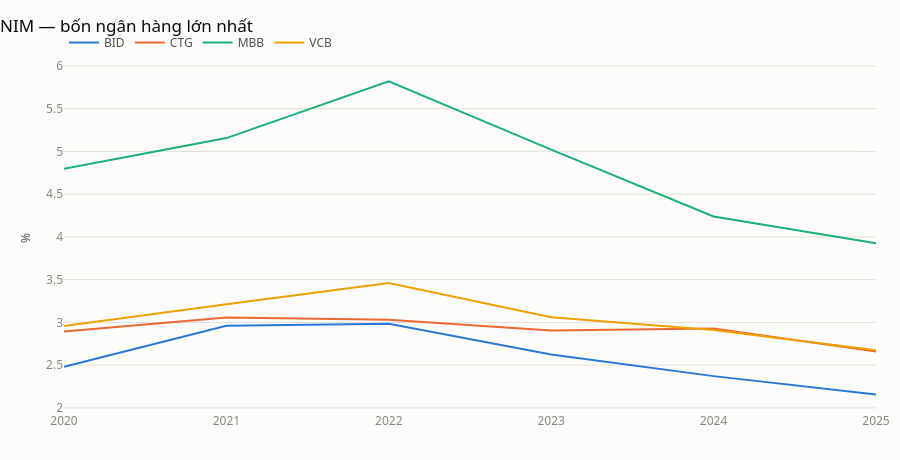
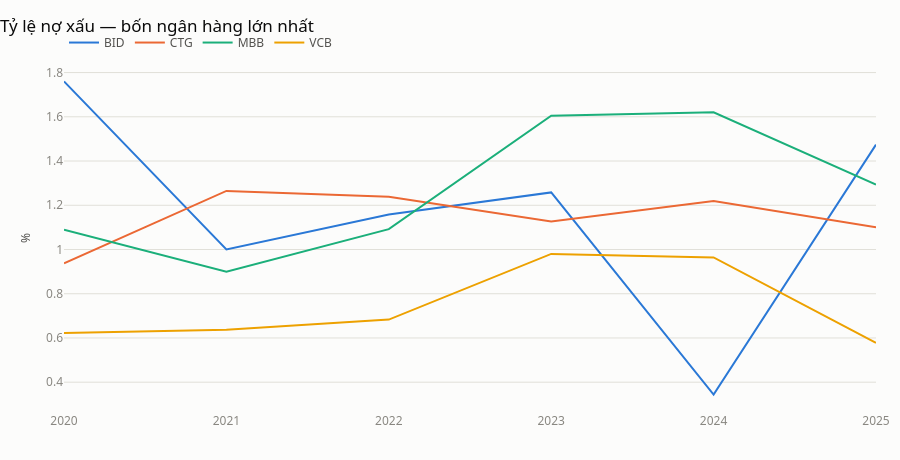
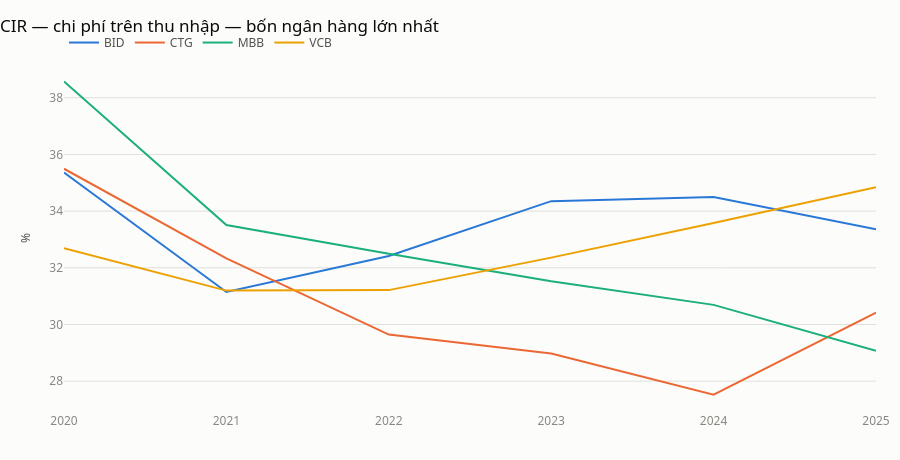

Notebook cell for these charts, in order:
### Markdown cell above
## 8 · Diễn biến theo thời gian

Một lát cắt một năm không cho biết ngân hàng đang cải thiện hay xấu đi. Bốn
ngân hàng lớn nhất theo tổng tài sản, năm năm:

### Code cell
LON_NHAT = nh.nlargest(4, "total_assets").index.tolist()
print(f"Bốn ngân hàng lớn nhất theo tổng tài sản: {LON_NHAT}")

lich_su = client.financials.indicators(
    LON_NHAT, codes=["nim", "npl_ratio", "cir", "roe"], period="annual", start_year=NAM - 5
)

for ma_ct, nhan, don_vi in [
    ("nim", "NIM", "%"),
    ("npl_ratio", "Tỷ lệ nợ xấu", "%"),
    ("cir", "CIR — chi phí trên thu nhập", "%"),
]:
    d = lich_su[lich_su["code"] == ma_ct].assign(pct=lambda x: x["value"] * 100)
    fig = duong(
        d,
        x="year",
        y="pct",
        theo="symbol",
        tieu_de=f"{nhan} — bốn ngân hàng lớn nhất",
        nhan_y=don_vi,
    )
    fig.show()

### Figure 1 — Plotly figure (JSON) as saved in the notebook; plotly's stock layout.template omitted (floating-point values rounded to 4 significant figures)
{"data": [{"hovertemplate": "%{y:,.2f}<extra>%{fullData.name}</extra>", "line": {"color": "#2a78d6", "width": 2}, "mode": "lines", "name": "BID", "type": "scatter", "x": [2025, 2024, 2023, 2022, 2021, 2020], "y": [2.156, 2.372, 2.626, 2.983, 2.961, 2.481]}, {"hovertemplate": "%{y:,.2f}<extra>%{fullData.name}</extra>", "line": {"color": "#eb6834", "width": 2}, "mode": "lines", "name": "CTG", "type": "scatter", "x": [2025, 2024, 2023, 2022, 2021, 2020], "y": [2.661, 2.93, 2.906, 3.032, 3.058, 2.894]}, {"hovertemplate": "%{y:,.2f}<extra>%{fullData.name}</extra>", "line": {"color": "#1baf7a", "width": 2}, "mode": "lines", "name": "MBB", "type": "scatter", "x": [2025, 2024, 2023, 2022, 2021, 2020], "y": [3.926, 4.239, 5.021, 5.818, 5.155, 4.796]}, {"hovertemplate": "%{y:,.2f}<extra>%{fullData.name}</extra>", "line": {"color": "#eda100", "width": 2}, "mode": "lines", "name": "VCB", "type": "scatter", "x": [2025, 2024, 2023, 2022, 2021, 2020], "y": [2.674, 2.911, 3.06, 3.461, 3.212, 2.957]}], "layout": {"height": 460, "hovermode": "x unified", "showlegend": true, "title": {"text": "NIM — bốn ngân hàng lớn nhất"}, "yaxis": {"title": {"text": "%"}}}}

### Figure 2 — Plotly figure (JSON) as saved in the notebook; plotly's stock layout.template omitted (floating-point values rounded to 4 significant figures)
{"data": [{"hovertemplate": "%{y:,.2f}<extra>%{fullData.name}</extra>", "line": {"color": "#2a78d6", "width": 2}, "mode": "lines", "name": "BID", "type": "scatter", "x": [2025, 2024, 2023, 2022, 2021, 2020], "y": [1.474, 0.344, 1.258, 1.158, 1.0, 1.76]}, {"hovertemplate": "%{y:,.2f}<extra>%{fullData.name}</extra>", "line": {"color": "#eb6834", "width": 2}, "mode": "lines", "name": "CTG", "type": "scatter", "x": [2025, 2024, 2023, 2022, 2021, 2020], "y": [1.1, 1.219, 1.127, 1.239, 1.265, 0.938]}, {"hovertemplate": "%{y:,.2f}<extra>%{fullData.name}</extra>", "line": {"color": "#1baf7a", "width": 2}, "mode": "lines", "name": "MBB", "type": "scatter", "x": [2025, 2024, 2023, 2022, 2021, 2020], "y": [1.294, 1.62, 1.605, 1.092, 0.899, 1.089]}, {"hovertemplate": "%{y:,.2f}<extra>%{fullData.name}</extra>", "line": {"color": "#eda100", "width": 2}, "mode": "lines", "name": "VCB", "type": "scatter", "x": [2025, 2024, 2023, 2022, 2021, 2020], "y": [0.578, 0.964, 0.98, 0.683, 0.637, 0.623]}], "layout": {"height": 460, "hovermode": "x unified", "showlegend": true, "title": {"text": "Tỷ lệ nợ xấu — bốn ngân hàng lớn nhất"}, "yaxis": {"title": {"text": "%"}}}}

### Figure 3 — Plotly figure (JSON) as saved in the notebook; plotly's stock layout.template omitted (floating-point values rounded to 4 significant figures)
{"data": [{"hovertemplate": "%{y:,.2f}<extra>%{fullData.name}</extra>", "line": {"color": "#2a78d6", "width": 2}, "mode": "lines", "name": "BID", "type": "scatter", "x": [2025, 2024, 2023, 2022, 2021, 2020], "y": [33.36, 34.5, 34.35, 32.42, 31.15, 35.36]}, {"hovertemplate": "%{y:,.2f}<extra>%{fullData.name}</extra>", "line": {"color": "#eb6834", "width": 2}, "mode": "lines", "name": "CTG", "type": "scatter", "x": [2025, 2024, 2023, 2022, 2021, 2020], "y": [30.42, 27.53, 28.98, 29.64, 32.33, 35.49]}, {"hovertemplate": "%{y:,.2f}<extra>%{fullData.name}</extra>", "line": {"color": "#1baf7a", "width": 2}, "mode": "lines", "name": "MBB", "type": "scatter", "x": [2025, 2024, 2023, 2022, 2021, 2020], "y": [29.07, 30.69, 31.52, 32.5, 33.51, 38.58]}, {"hovertemplate": "%{y:,.2f}<extra>%{fullData.name}</extra>", "line": {"color": "#eda100", "width": 2}, "mode": "lines", "name": "VCB", "type": "scatter", "x": [2025, 2024, 2023, 2022, 2021, 2020], "y": [34.84, 33.58, 32.36, 31.21, 31.2, 32.69]}], "layout": {"height": 460, "hovermode": "x unified", "showlegend": true, "title": {"text": "CIR — chi phí trên thu nhập — bốn ngân hàng lớn nhất"}, "yaxis": {"title": {"text": "%"}}}}
